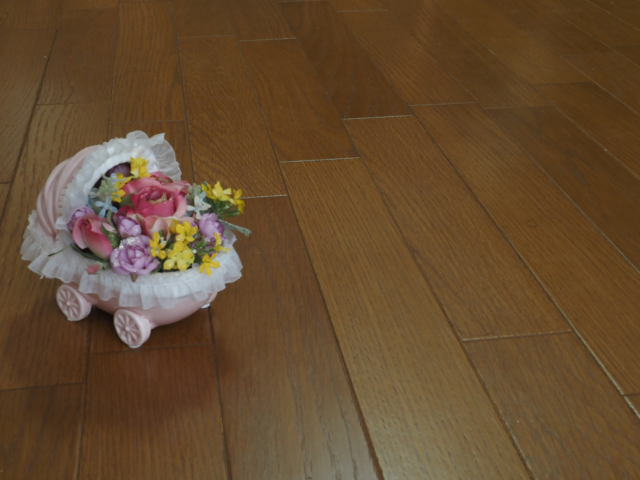
#> input picture 07/B03.png, 640 x 480 px
$ jupyter execute FrameSub.ipynb   (shell and % lines are left out)
#> lines starting #> are read from the running program, lines starting #| are printed output that depends on the picture
# 07 FrameSub

## Step 1: Save a copy to your Google Drive
Go to **File → Save a copy in Drive**, then remove `Copy of` from the filename.

## Step 2: Mount Google Drive and download the images
Run the cell below to mount Google Drive and download the input images.

## Step 3: Write the file
Run the cell to save the Python script to your project folder.

## Step 4: Run and check output
Run the saved script and check the output.

[cell 1]
# Step 2: Mount Google Drive, set up project folder, and download images
from google.colab import drive
drive.mount('/content/drive')

PROJECT_PATH="/content/drive/MyDrive/Practical-IP/07"
%cd "{PROJECT_PATH}"

BASE_URL = 'https://raw.githubusercontent.com/mastnk/practical-ip/main/07/'

[cell 2]
# Step 3: Run this cell to save the Python file

import sys
import os

import cv2 # it is necessary to use cv2 library
import numpy as np

def SubImg( x, y ):
    threshold = 10

    o_kernel_size = 3
    c_kernel_size = 3

    o_iterations = 1
    c_iterations = 2

    o_kernel = np.ones((o_kernel_size,o_kernel_size),np.uint8)
    c_kernel = np.ones((c_kernel_size,c_kernel_size),np.uint8)

    dif = x - y
    dif = np.sqrt( np.sum( dif * dif, axis=2 ) )
    msk = ( dif > threshold ).astype(np.uint8)*255

    # opening
    msk = cv2.erode(msk, o_kernel,iterations = o_iterations)
    msk = cv2.dilate(msk, o_kernel,iterations = o_iterations)

    # closing
    msk = cv2.dilate(msk, c_kernel,iterations = c_iterations)
    msk = cv2.erode(msk, c_kernel,iterations = c_iterations)
    return msk

def main( frame0, frame1, frame2, output_filename ):
    # Read the input image
    f0 = cv2.imread(frame0)
    f1 = cv2.imread(frame1)
    f2 = cv2.imread(frame2)

    s01 = SubImg( f0, f1 ).astype(np.single)/255
    s12 = SubImg( f1, f2 ).astype(np.single)/255

    msk = s01 * s12

    msk = (msk*255).clip( 0, 255 ).astype('uint8') # uint8 [0,255]
    cv2.imwrite( output_filename, msk )

if( __name__ == '__main__' ):
    if( len(sys.argv) >= 4 ):
        main( sys.argv[1], sys.argv[2], sys.argv[3], sys.argv[4] )
    else:
        print( 'usage: python '+sys.argv[0]+' frame0 frame1 frame2 output_filename' )

[cell 3]
# Step 4: Run the saved file
%cd "{PROJECT_PATH}"

[cell 4]
# Step 5: Display input and output images
from google.colab.patches import cv2_imshow
import cv2

print('B03 (frame0)')
cv2_imshow( cv2.imread('B03.png') )
print('B04 (frame1)')
cv2_imshow( cv2.imread('B04.png') )
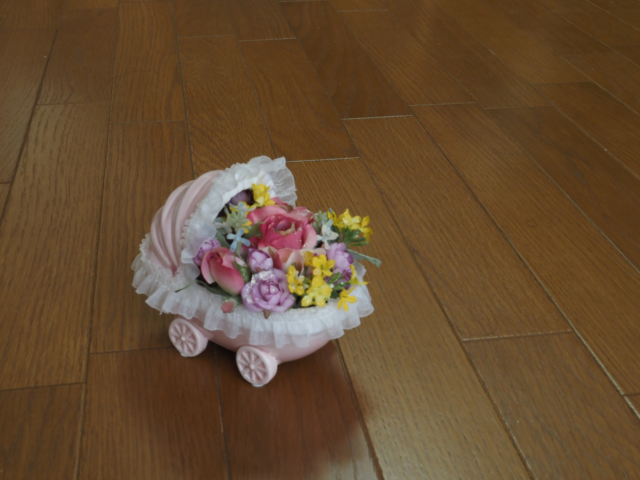
#> input picture 07/B04.png, 640 x 480 px
print('B05 (frame2)')
cv2_imshow( cv2.imread('B05.png') )
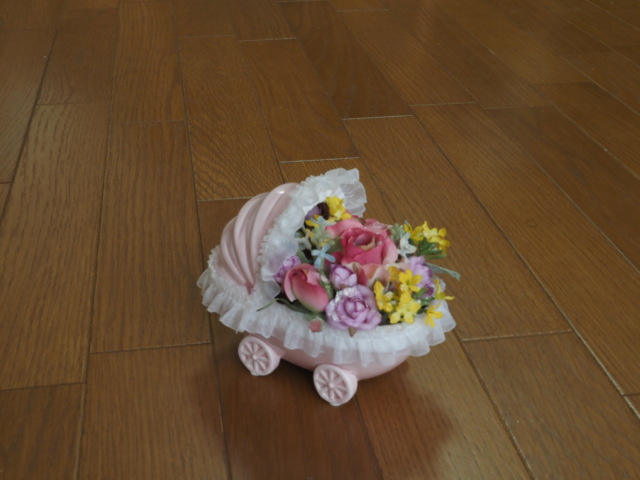
#> input picture 07/B05.png, 640 x 480 px
print('FrameSub345')
cv2_imshow( cv2.imread('FrameSub345.png') )
